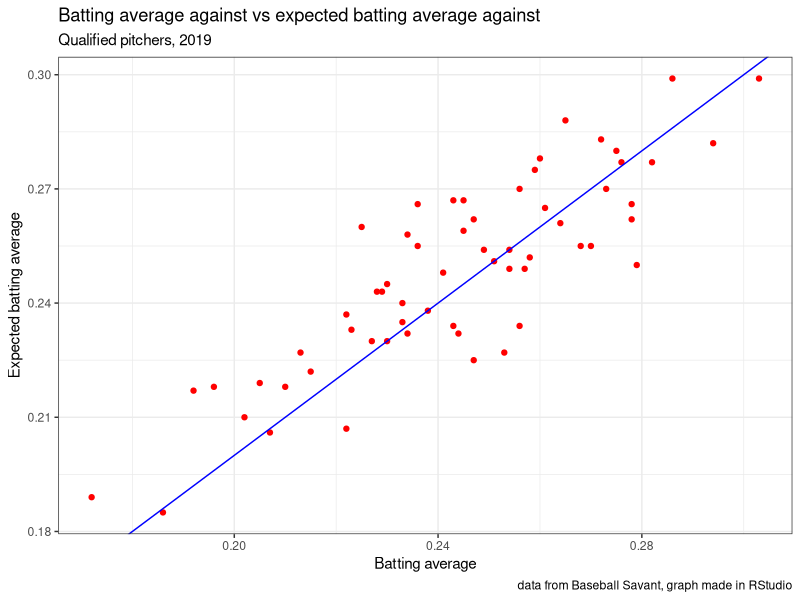
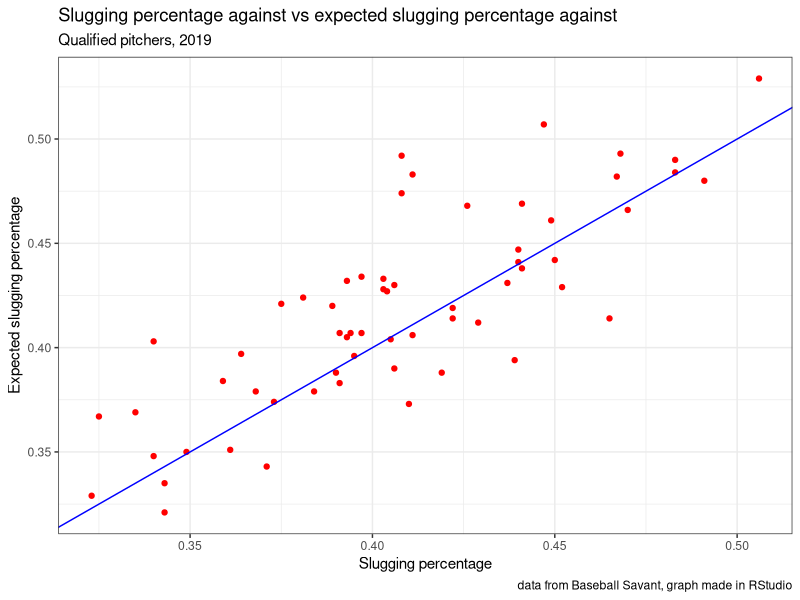
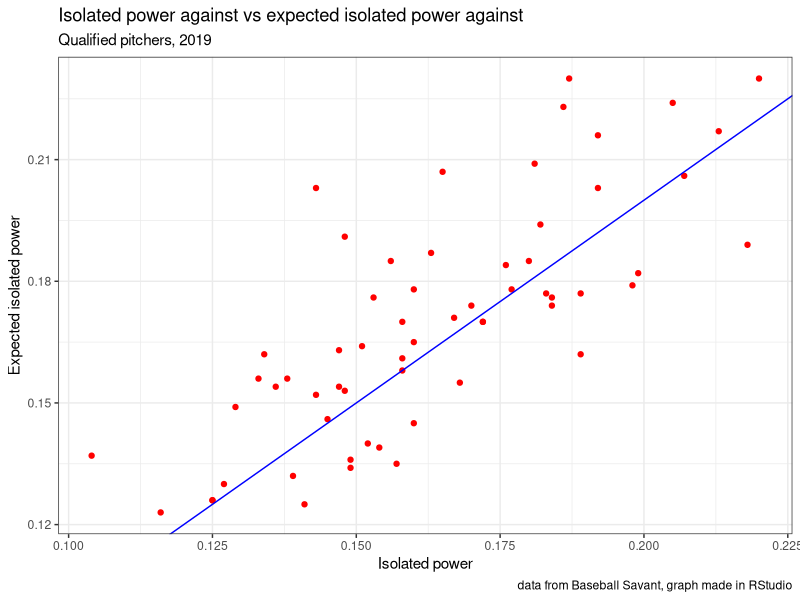
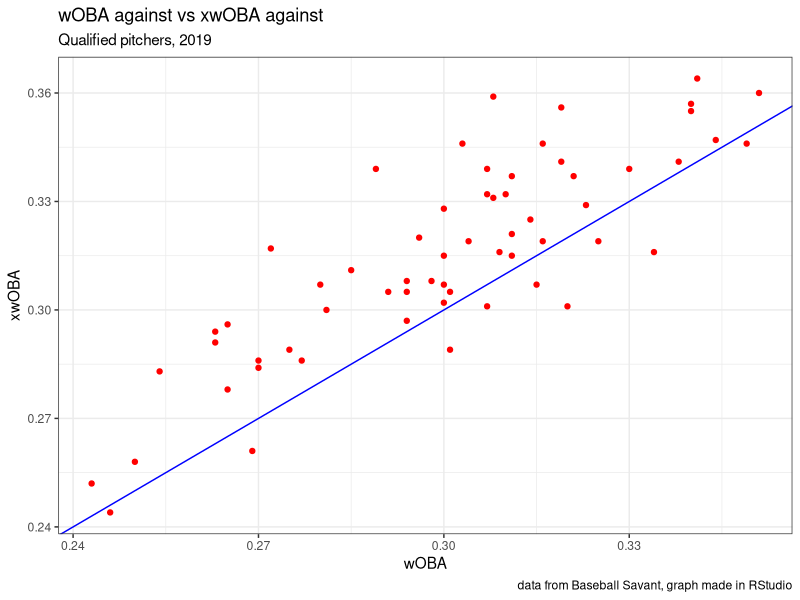

The R script that drew these images, in order:
library(tidyverse)
pitcherluck <- read_csv(file = 'pitcherluck.csv')
view(pitcherluck)

plot1<-
 ggplot(data=pitcherluck)+
geom_point(mapping = aes(x = batting_avg , y = xba), col = "red") +
geom_abline(data = pitcherluck, aes(intercept = 0, slope = 1), col = 'blue') +
labs(
x="Batting average",
y="Expected batting average",
title = "Batting average against vs expected batting average against",
subtitle = "Qualified pitchers, 2019",
caption="data from Baseball Savant, graph made in RStudio") +
theme_bw()
plot1

plot2<-
  ggplot(data=pitcherluck)+
  geom_point(mapping = aes(x = slg_percent , y = xslg), col = "red") +
  geom_abline(data = pitcherluck, aes(intercept = 0, slope = 1), col = 'blue') +
  labs(
    x="Slugging percentage",
    y="Expected slugging percentage",
    title = "Slugging percentage against vs expected slugging percentage against",
    subtitle = "Qualified pitchers, 2019",
    caption="data from Baseball Savant, graph made in RStudio") +
  theme_bw()
plot2

plot3<-
  ggplot(data=pitcherluck)+
  geom_point(mapping = aes(x = isolated_power , y = xiso), col = "red") +
  geom_abline(data = pitcherluck, aes(intercept = 0, slope = 1), col = 'blue') +
  labs(
    x="Isolated power",
    y="Expected isolated power",
    title = "Isolated power against vs expected isolated power against",
    subtitle = "Qualified pitchers, 2019",
    caption="data from Baseball Savant, graph made in RStudio") +
  theme_bw()
plot3

plot4<-
  ggplot(data=pitcherluck)+
  geom_point(mapping = aes(x = woba , y = xwoba), col = "red") +
  geom_abline(data = pitcherluck, aes(intercept = 0, slope = 1), col = 'blue') +
  labs(
    x="wOBA",
    y="xwOBA",
    title = "wOBA against vs xwOBA against",
    subtitle = "Qualified pitchers, 2019",
    caption="data from Baseball Savant, graph made in RStudio") +
  theme_bw()
plot4
